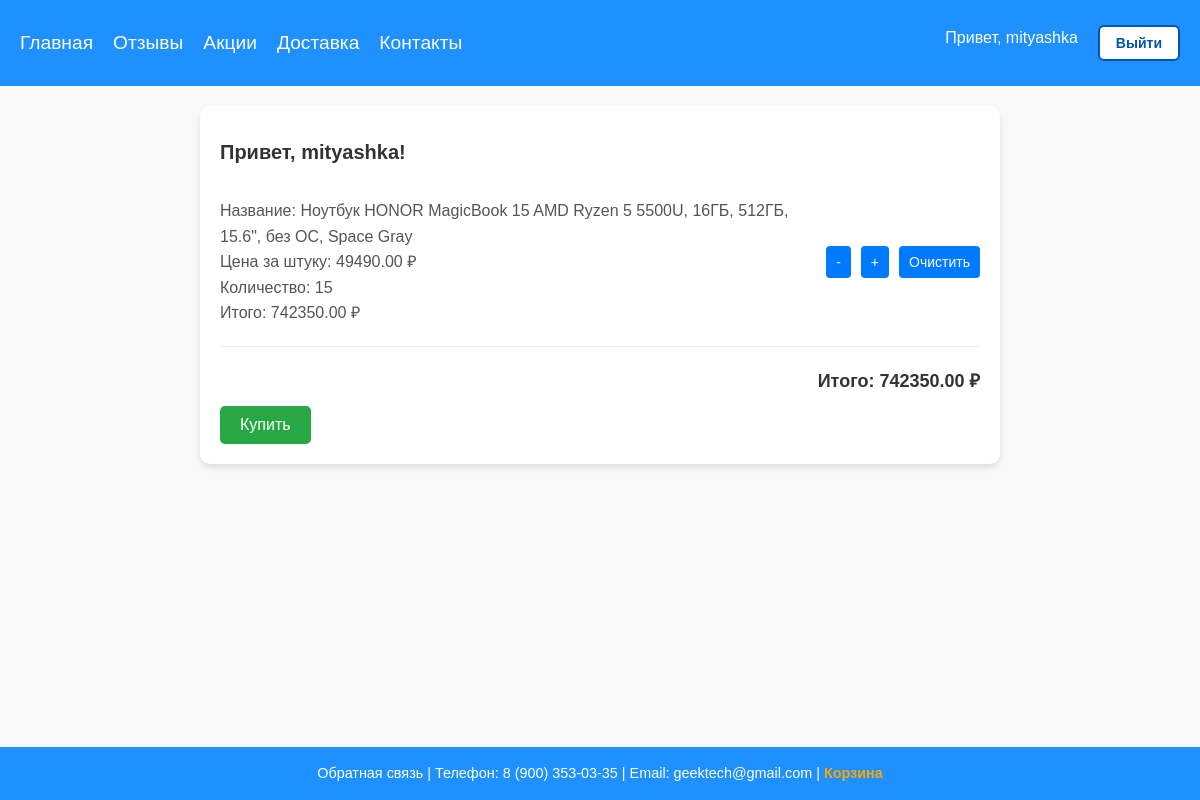
Page /geektech/cart/ (signed in) on the earlier database version.
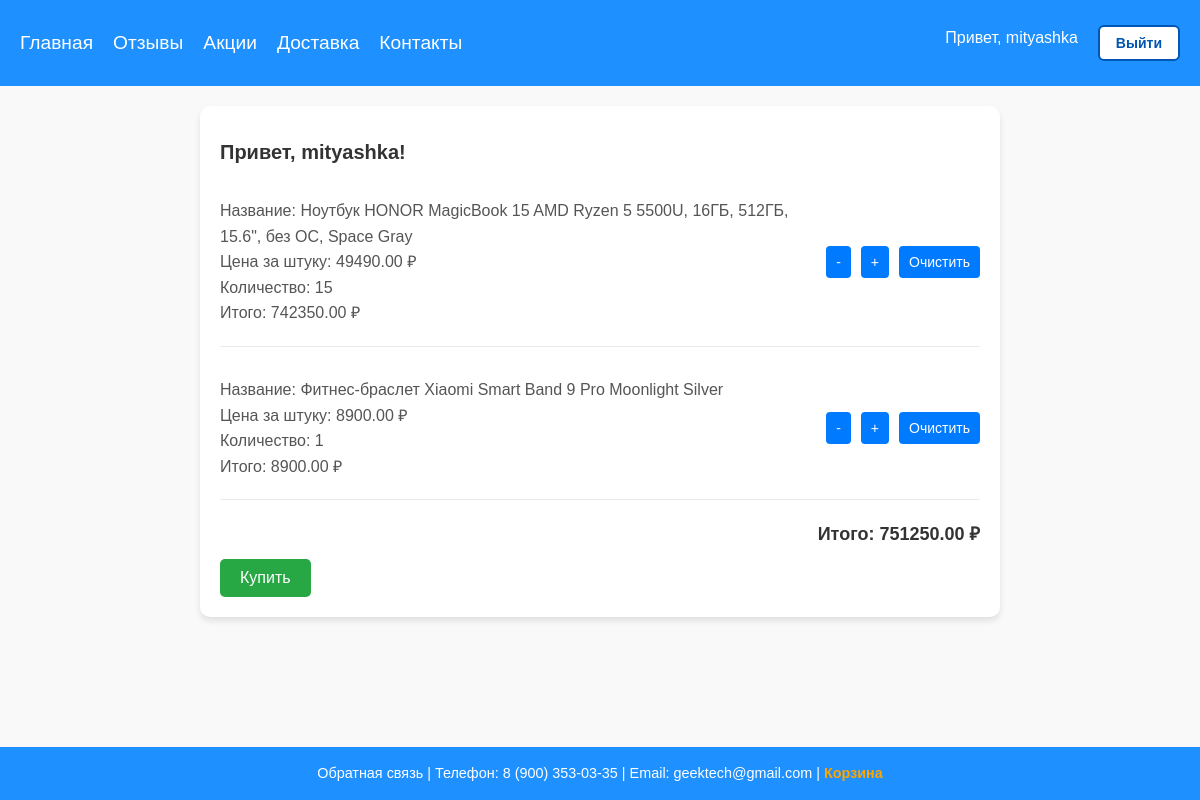
Same page on the later database version.
### shopapp/models.py (models this page shows, shortened)
class Cart(models.Model):
    user = models.ForeignKey(User, on_delete=models.CASCADE)
    product = models.ForeignKey(Product, on_delete=models.CASCADE)
    quantity = models.PositiveIntegerField(default=0)
    created_timestamp = models.DateTimeField(auto_now_add=True)

class Product(models.Model):
    product_name = models.CharField(max_length=100)
    manufacturer = models.CharField(max_length=80)
    price = models.DecimalField(max_digits=10, decimal_places=2)
    description = models.TextField()
    images = models.ManyToManyField(ProductImage, blank=True, related_name='products')
    preview = models.ImageField(upload_to='products/previews/', blank=True, null=True)
    created_at = models.DateTimeField(auto_now_add=True)
    updated_at = models.DateTimeField(auto_now=True)
    discount = models.DecimalField(max_digits=5, decimal_places=2, default=0.00)
    stock_quantity = models.PositiveIntegerField(default=0)
    category = models.ForeignKey(Category, on_delete=models.CASCADE, related_name="products")

### shopapp/views.py (the view)
# urls.py: path('cart/', cart_view, name='cart'),
@login_required
def cart_view(request: HttpRequest):
    cart_items = Cart.objects.filter(user=request.user)
    total_price = sum(item.product.price * item.quantity for item in cart_items)
    for item in cart_items:
        item.total_price = item.quantity * item.product.price
    return render(request, 'cart.html', {'cart_items': cart_items, 'total_price': total_price})

### shopapp/templates/cart.html (shortened to what this page needs)
{% extends 'base.html' %}
{% block additional_styles %}
    {% load static %}
    <link rel="stylesheet" href="{% static 'css/base.css' %}">
    <link rel="stylesheet" href="{% static 'css/cart.css' %}">
{% endblock %}
{% block main %}
<div class="cart-container">
    <div>Привет, {{ user.username }}!</div>
    {% if not cart_items %}
        <p class="cart-empty">Твоя корзина пуста</p>
    {% else %}
        {% for item in cart_items %}
            <div class="cart-item">
                <div>
                    <p>Название: {{ item.product.product_name }}</p>
                    <p>Цена за штуку: {{ item.product.price }} ₽</p>
                    <p>Количество: {{ item.quantity }}</p>
                    <p>Итого: {{ item.total_price }} ₽</p>
                </div>
                <div class="cart-item-actions">
                    <a href="{% url 'shopapp:cart-decrease' item.product.id %}">-</a>
                    <a href="{% url 'shopapp:cart-add' item.product.id %}">+</a>
                    <a href="{% url 'shopapp:cart-delete' item.id %}">Очистить</a>
                </div>
            </div>
        {% endfor %}
        <div class="cart-total">
            <p>Итого: {{ total_price }} ₽</p>
        </div>
        <form id="order-form" method="POST" action="{% url 'shopapp:order-create' %}">
            <button type="submit">Купить</button>
        </form>
    {% endif %}
</div>
{% endblock %}

Differences in the rows shown:
added Cart: product.product_name "Фитнес-браслет Xiaomi Smart Band 9 Pro Moonlight Silver", product.price "8900.00", quantity "1", total_price "8900.00"
Other differences:
{{ total_price }}: "742350.00" → "751250.00"
